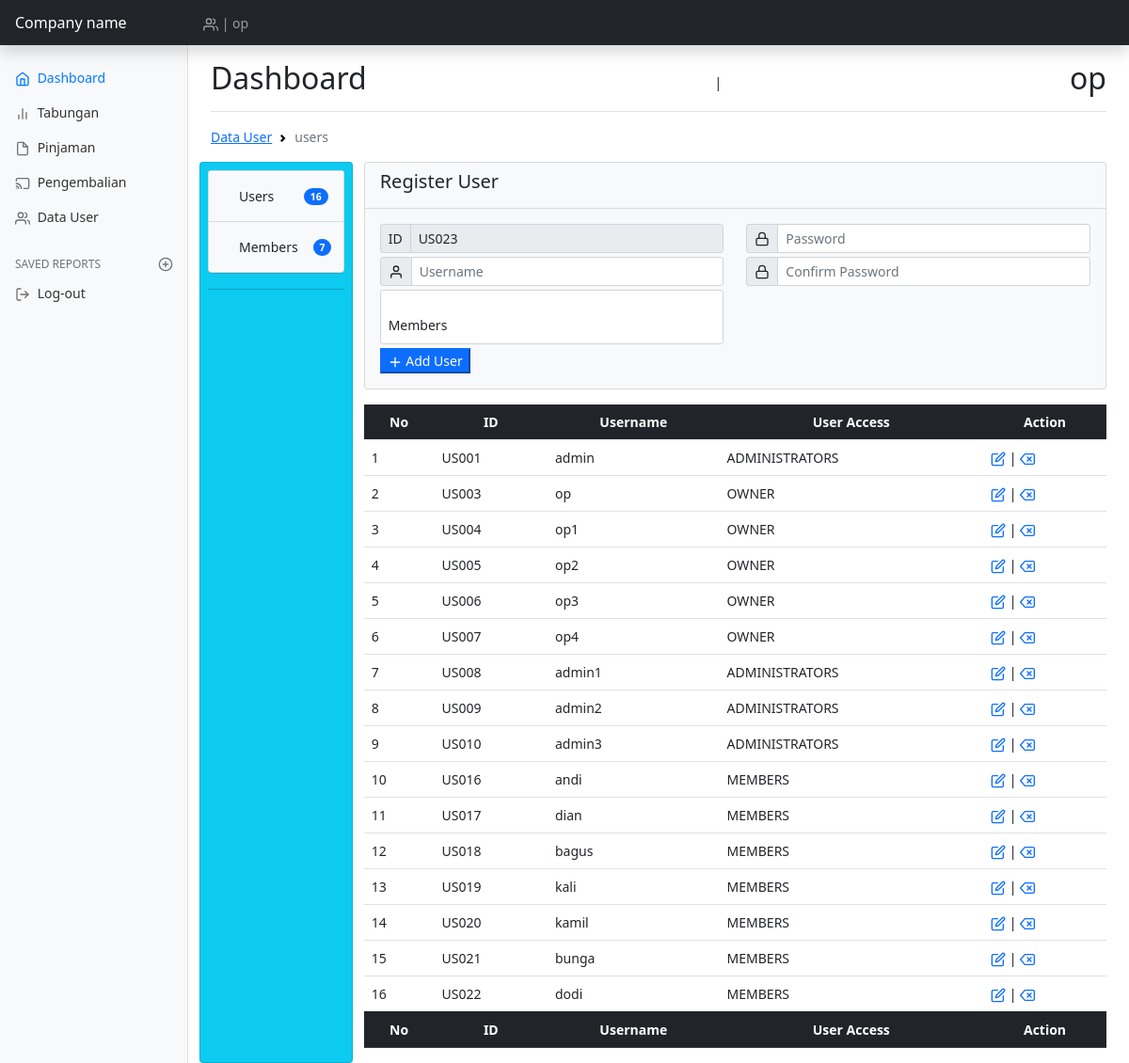
Page /views/index.php?page=data_user (signed in) on the committed database.
### tables this page shows
CREATE TABLE `tb_rols` (
  `id_rolsuser` char(5) NOT NULL,
  `id_level_user` char(5) NOT NULL,
  `id_user` char(5) NOT NULL
);

CREATE TABLE `tb_user` (
  `id_user` char(5) NOT NULL,
  `user` varchar(10) NOT NULL,
  `pass` varchar(225) NOT NULL,
  `confirm_pass` varchar(225) NOT NULL
);

CREATE TABLE `tb_level_user` (
  `id_level_user` char(5) NOT NULL,
  `name_level` varchar(15) NOT NULL
);

### views/admin/us/ambil_code.php (called while the page is built, shortened)
<?php
$query = "SELECT max(id_user) as maxKode FROM tb_user";
$hasil = mysqli_query($koneksi,$query);
$data = mysqli_fetch_array($hasil);
$kodeUser = $data['maxKode'];
$noUrut = (int) substr($kodeUser, 2, 3);
$noUrut++;
$char = "US";
$kodeUser = $char . sprintf("%03s", $noUrut);
?>

### views/admin/us/users.php (the view, shortened to what this page needs)
<?php require_once('ambil_code.php'); ?>
	<div class="row">
		<div class="col-sm-12">
			<div class="card mb-3 bg-light">
			<div class="card-header bg-light">
				<h5 class="card-title">Register User</h5>
			</div>
			<div class="card-body">
				<div class="row">
					<div class="col-sm-12">
					<form action="" method="post">
						<div class="row">
							<div class="col-sm-6">
								<div class="input-group input-group-sm mb-1">
								  <span class="input-group-text">ID</span>
								  <input type="text" class="form-control" name="id_user" readonly value="<?= $kodeUser; ?>">
								</div>
								<div class="input-group input-group-sm mb-1">
								  <span class="input-group-text"><span data-feather="user"></span></span>
								  <input type="text" class="form-control" name="user" required placeholder="Username" autofocus>
								</div>
								<div class="input-group input-group-sm mb-1 form-floating">
								  <select class="js-example-basic-single form-control" name="rols" id="floatingSelect" required aria-label="Floating label select example">
								  	<option value="LV03">Members</option>
								  </select>
								</div>
							</div>
							<div class="col-sm-6">
								<div class="input-group input-group-sm mb-1">
								  <span class="input-group-text" id="inputGroup-sizing-sm"><span data-feather="lock"></span></span>
								  <input type="password" class="form-control" name="pass" required placeholder="Password">
								</div>
								<div class="input-group input-group-sm mb-1">
								  <span class="input-group-text" id="inputGroup-sizing-sm"><span data-feather="lock"></span></span>
								  <input type="password" class="form-control" name="confirm_pass" required placeholder="Confirm Password">
								</div>
							</div>
						</div>
						<button type="submit" name="add" class="btn-md btn-primary"><span data-feather="plus"></span> Add User</button>
					</div>
				</div>
			</div>
		</div>
		</div>
		<div class="col-sm-12 table-responsive">
			<table id="example" class="display table" style="width:100%">
		        <thead class="text-center table-dark">
		            <tr>
		            	<th>No</th>
		                <th>ID</th>
		                <th>Username</th>
		                <th>User Access</th>
		                <th>Action</th>
		            </tr>
		        </thead>
		        <tbody>
		        	<?php
		        	$no=1;
		        	$sql = mysqli_query($koneksi, "select * from tb_user x inner join tb_rols y on y.id_user = x.id_user inner join tb_level_user z on z.id_level_user = y.id_level_user");
		        	while ($data = mysqli_fetch_array($sql)) {
		        		echo "<tr>
		        				<td>".$no++."</td>
				                <td>".$data['id_user']."</td>
				                <td>".$data['user']."</td>
				                <td>".$data['name_level']."</td>"; ?>
				                <td><a href="?us=update_user&edit=<?= $data['id_user']; ?>"><span data-feather='edit'></span></a> | <a href='?us=users&delete=<?= $data['id_user'] ?>' onclick="return confirm('Yakin mau di hapus?')"><span data-feather='delete'></span></a></td>
				            <?php "</tr>";
		        	}
		        	?>
		        </tbody>
		        <tfoot class="text-center table-dark">
		            <tr>
		            	<th>No</th>
		                <th>ID</th>
		                <th>Username</th>
		                <th>User Access</th>
		                <th>Action</th>
		            </tr>
		        </tfoot>
		    </table>
		</div>
	</div>

### rows in the picture
tb_rols: id_user "US001", id_user.user "admin", id_level_user.name_level "ADMINISTRATORS"
tb_rols: id_user "US003", id_user.user "op", id_level_user.name_level "OWNER"
tb_rols: id_user "US004", id_user.user "op1", id_level_user.name_level "OWNER"
tb_rols: id_user "US005", id_user.user "op2", id_level_user.name_level "OWNER"
tb_rols: id_user "US006", id_user.user "op3", id_level_user.name_level "OWNER"
tb_rols: id_user "US007", id_user.user "op4", id_level_user.name_level "OWNER"
tb_rols: id_user "US008", id_user.user "admin1", id_level_user.name_level "ADMINISTRATORS"
tb_rols: id_user "US009", id_user.user "admin2", id_level_user.name_level "ADMINISTRATORS"
tb_rols: id_user "US010", id_user.user "admin3", id_level_user.name_level "ADMINISTRATORS"
tb_rols: id_user "US016", id_user.user "andi", id_level_user.name_level "MEMBERS"
tb_rols: id_user "US017", id_user.user "dian", id_level_user.name_level "MEMBERS"
tb_rols: id_user "US018", id_user.user "bagus", id_level_user.name_level "MEMBERS"
tb_rols: id_user "US019", id_user.user "kali", id_level_user.name_level "MEMBERS"
tb_rols: id_user "US020", id_user.user "kamil", id_level_user.name_level "MEMBERS"
tb_rols: id_user "US021", id_user.user "bunga", id_level_user.name_level "MEMBERS"
tb_rols: id_user "US022", id_user.user "dodi", id_level_user.name_level "MEMBERS"

### other values in the picture
$_SESSION['user'] "op"
$data['id'] "16"
$data['id'] "7"
